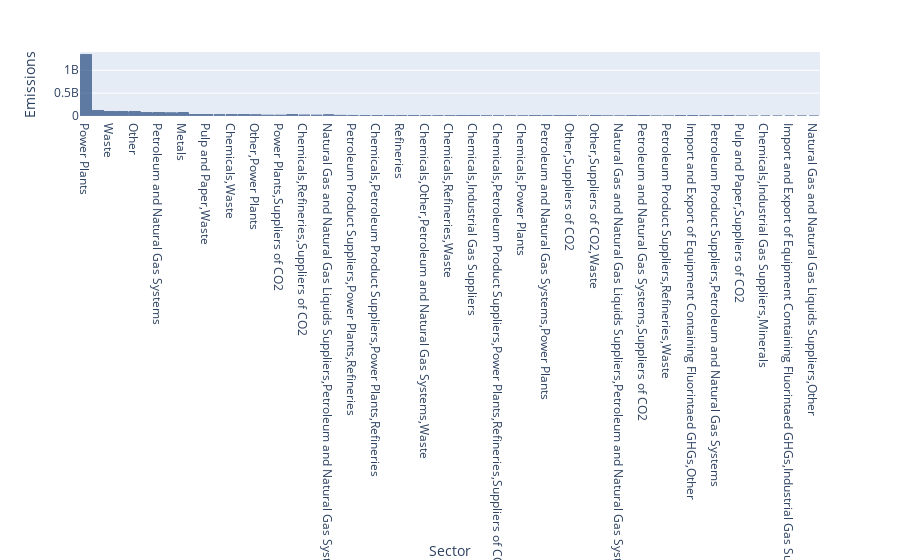

Notebook source saved alongside this figure:
### Code cell
fig = px.bar(sector_2020, x='Sector', y='Emissions')
fig.update_traces(marker_color='rgb(158,202,225)', marker_line_color='rgb(8,48,107)',
                  marker_line_width=1.5, opacity=0.6)
fig.update_layout(xaxis={'categoryorder':'total descending'})
fig.show()

### Figure 1 — Plotly figure (JSON) as saved in the notebook; plotly's stock layout.template omitted (floating-point values rounded to 4 significant figures; data arrays with more than 128 entries replaced by an {"elided": "..."} marker saying what was removed)
{"data": [{"alignmentgroup": "True", "hovertemplate": "Sector=%{x}<br>Emissions=%{y}<extra></extra>", "legendgroup": "", "marker": {"color": "rgb(158,202,225)", "line": {"color": "rgb(8,48,107)", "width": 1.5}, "pattern": {"shape": ""}}, "name": "", "offsetgroup": "", "opacity": 0.6, "orientation": "v", "showlegend": false, "textposition": "auto", "type": "bar", "x": {"elided": "5292 str values"}, "xaxis": "x", "y": {"elided": "5292 float values"}, "yaxis": "y"}], "layout": {"barmode": "relative", "legend": {"tracegroupgap": 0}, "margin": {"t": 60}, "xaxis": {"anchor": "y", "categoryorder": "total descending", "domain": [0, 1], "title": {"text": "Sector"}}, "yaxis": {"anchor": "x", "domain": [0, 1], "title": {"text": "Emissions"}}}}
